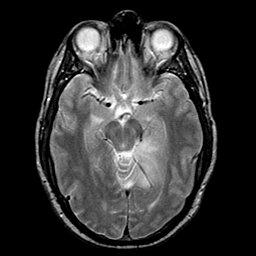
#> input picture Dataset/abnormal-20240512T081232Z-001/abnormal/g10.jpg, 256 x 256 px
$ python -i steps.py   (imports and definitions only)
#> lines starting #> are read from the running program, lines starting #| are printed output that depends on the picture; after the words box and inside, x2 and y2 are one past the last pixel; in counts of white or black regions, pixels touching at a corner belong together
#> further down, picture is the input picture: shape (256, 256); min 0, max 255, mean 50.9
"""
Individual preprocessing steps for MRI images
Each function implements a specific preprocessing operation
"""

import cv2
import numpy as np
from typing import Tuple, Optional


# [71 lines left out: functions resize_image, convert_to_grayscale, apply_denoising, not called in this run]


def perform_skull_stripping(image: np.ndarray) -> Tuple[np.ndarray, np.ndarray]:
    """
    Perform skull stripping using intensity thresholding and morphological operations.

    This is a simplified skull stripping method suitable for brain MRI images.
    More advanced methods would use deep learning or atlas-based approaches.

    Args:
        image: Input grayscale brain image

    Returns:
        Tuple of (skull-stripped image, binary mask)
    """
    # Step 1: Smooth before thresholding to stabilize the mask.
    blurred = cv2.GaussianBlur(image, (5, 5), sigmaX=0.8, sigmaY=0.8)
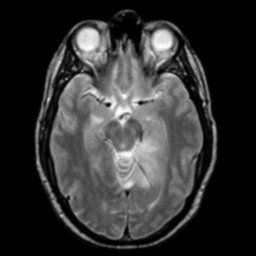
#> blurred: shape (256, 256); min 0, max 253, mean 50.9

    # Step 2: Otsu thresholding to separate foreground from background.
    _, binary_mask = cv2.threshold(blurred, 0, 255, cv2.THRESH_BINARY + cv2.THRESH_OTSU)
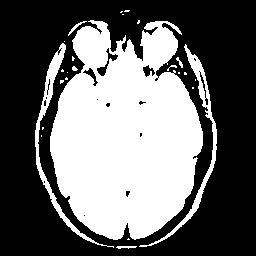
#> binary_mask: shape (256, 256); 40.9% white; 25 white regions (17 under 20 px), largest, box (x1, y1, x2, y2) and area: (50, 20, 203, 240) 24125, (35, 43, 114, 248) 1231, (139, 44, 217, 247) 1188

    # Step 3: Morphological cleanup.
    kernel = np.ones((5, 5), np.uint8)
    binary_mask = cv2.morphologyEx(binary_mask, cv2.MORPH_CLOSE, kernel, iterations=2)
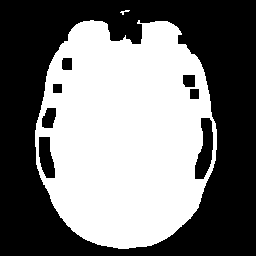
#> binary_mask: shape (256, 256); 47.6% white; 2 white regions, box (x1, y1, x2, y2) and area: (35, 20, 217, 249) 31146, (120, 10, 130, 15) 21
    binary_mask = cv2.morphologyEx(binary_mask, cv2.MORPH_OPEN, kernel, iterations=1)
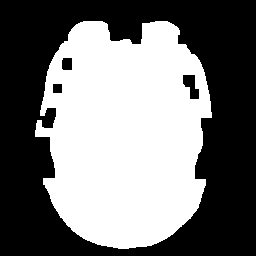
#> binary_mask: shape (256, 256); 46.8% white; 1 white region, box (x1, y1, x2, y2) and area: (35, 21, 212, 249) 30651

    # Step 4: Keep the best foreground component near the center and away from the border.
    num_labels, labels, stats, centroids = cv2.connectedComponentsWithStats(binary_mask, connectivity=8)
#> num_labels = 2; stats = [[0, 0, 256, 256, 34885], [35, 21, 177, 228, 30651]]; centroids = [[129.9, 121.5], [124.7, 134.3]]
    if num_labels > 1:
        height, width = image.shape[:2]
#> height = 256; width = 256
        center_x, center_y = width / 2.0, height / 2.0
#> center_x = 128; center_y = 128
        best_label = 1
        best_score = -1.0

        for label_index in range(1, num_labels):
            area = float(stats[label_index, cv2.CC_STAT_AREA])
            x = int(stats[label_index, cv2.CC_STAT_LEFT])
            y = int(stats[label_index, cv2.CC_STAT_TOP])
            w = int(stats[label_index, cv2.CC_STAT_WIDTH])
            h = int(stats[label_index, cv2.CC_STAT_HEIGHT])
            if area < 80:
                continue

            touches_border = x <= 1 or y <= 1 or (x + w) >= width - 1 or (y + h) >= height - 1
            cx, cy = centroids[label_index]
            center_distance = np.hypot(cx - center_x, cy - center_y)

            score = area - (0.20 * center_distance)
            if touches_border:
                score -= 0.35 * area

            if score > best_score:
                best_score = score
                best_label = label_index
#> this loop made 1 pass
#> (area, x, y, w, h, touches_border, cx, cy) on pass 1: (30651, 35, 21, 177, 228, False, 124.7, 134.3)
#> after the loop, best_label = 1; best_score = 30649.6

        brain_mask = (labels == best_label).astype(np.uint8) * 255
        brain_mask = cv2.morphologyEx(brain_mask, cv2.MORPH_CLOSE, kernel, iterations=1)
#> brain_mask: shape (256, 256); 46.8% white; 1 white region, box (x1, y1, x2, y2) and area: (35, 21, 212, 249) 30659
    else:
        brain_mask = binary_mask

    # Step 5: Apply mask to original image.
    skull_stripped = cv2.bitwise_and(image, image, mask=brain_mask)
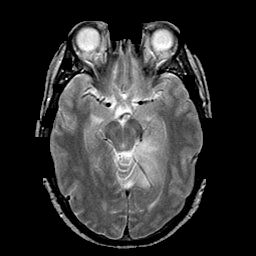
#> skull_stripped: shape (256, 256); min 0, max 255, mean 49.1

    return skull_stripped, brain_mask


# [56 lines left out: functions apply_histogram_equalization, normalize_intensity, not called in this run]

>>> import cv2
>>> picture = cv2.imread('../../Dataset/abnormal-20240512T081232Z-001/abnormal/g10.jpg', cv2.IMREAD_GRAYSCALE)
>>> result = perform_skull_stripping(picture)

$ run again, on Dataset/abnormal-20240512T081232Z-001/abnormal/g11.jpg
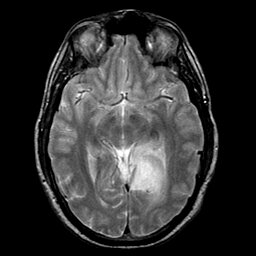
#> input picture Dataset/abnormal-20240512T081232Z-001/abnormal/g11.jpg, 256 x 256 px
#> picture is the input picture: shape (256, 256); min 0, max 255, mean 49
#> in perform_skull_stripping, `num_labels, labels, stats, centroids = cv2.connectedComponentsWithStat..`:
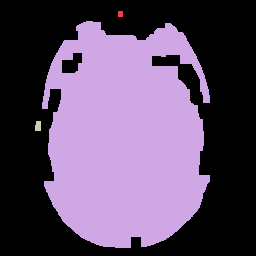
#> labels: shape (256, 256) int32; 4 distinct labels, from 0 to 3; one colour per label, 0 black
#> num_labels = 4; stats = [[0, 0, 256, 256, 36165], [118, 11, 5, 6, 30], [42, 21, 168, 227, 29285], [35, 121, 6, 10, 56]]; centroids = [[129.8, 119.7], [120, 13.5], [124.8, 137.3], [37.68, 125.7]]
#> the loop in perform_skull_stripping, `for label_index in range(1, num_labels):` made 3 passes
#> (area, x, y, w, h, touches_border, cx, cy) on pass 2: (29285, 42, 21, 168, 227, False, 124.8, 137.3)
#> after the loop in perform_skull_stripping, `for label_index in range(1, num_labels):`: best_label = 2; best_score = 29283
#> brain_mask: shape (256, 256); 44.7% white; 1 white region, box (x1, y1, x2, y2) and area: (42, 21, 210, 248) 29285
#> in perform_skull_stripping, `skull_stripped = cv2.bitwise_and(image, image, mask=brain_mask)`:
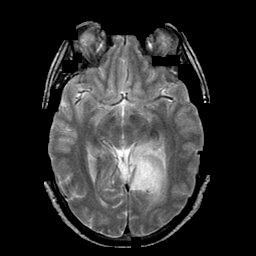
#> skull_stripped: shape (256, 256); min 0, max 255, mean 46.5
